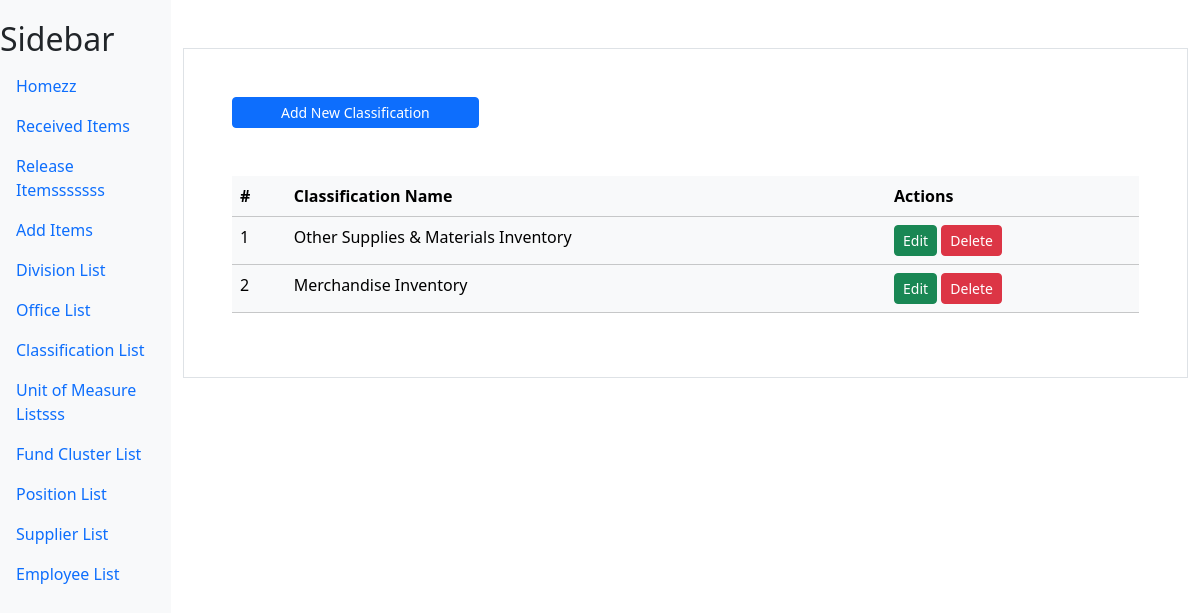
Screenshot of /classification/ with the database file from the repository.
### myapp/models.py (models this page shows, shortened)
class Classification(models.Model):
    class_name = models.CharField(max_length=50)

### myapp/views.py (the view, shortened to what this page needs)
# urls.py: path('classification/',views.classification,name='classification'),
def classification(request):
    classification = Classification.objects.all()
    context = {"classification_list":classification}
    return render(request,'myapp/classification.html',context)

### myapp/templates/myapp/classification.html (shortened to what this page needs)
{% extends "myapp/base.html" %}
{% block content %}
<div class="container mt-5 p-5 border">
    <div class="">
        <a href="" class="btn btn-primary px-5 btn-sm" data-bs-toggle="modal" data-bs-target="#addModal">Add New Classification</a>
    </div>
    <table class="table mt-5 table-light">
        <thead>
          <tr>
            <th scope="col">#</th>
            <th scope="col">Classification Name</th>
            <th scope="col">Actions</th>
           </tr>
        </thead>
        <tbody>
          {%for classification in classification_list%}
          <tr>
            <td>{{forloop.counter}}</td>
            <td>{{classification.class_name}}</td>
            <td>
                <a href="" class="btn btn-success btn-sm" data-bs-toggle="modal" data-bs-target="#updateModal_{{classification.id}}">Edit</a>
                <a href="" class="btn btn-danger btn-sm" data-bs-toggle="modal" data-bs-target="#deleteModal_{{classification.id}}">Delete</a>
            </td>
          </tr>
          {%endfor%}
        </tbody>
      </table>
</div>
{% endblock content %}

### myapp/templates/myapp/base.html (style rules this page uses)
body { display: flex; }

### rows the page displays
Classification: class_name "Other Supplies & Materials Inventory"
Classification: class_name "Merchandise Inventory"
